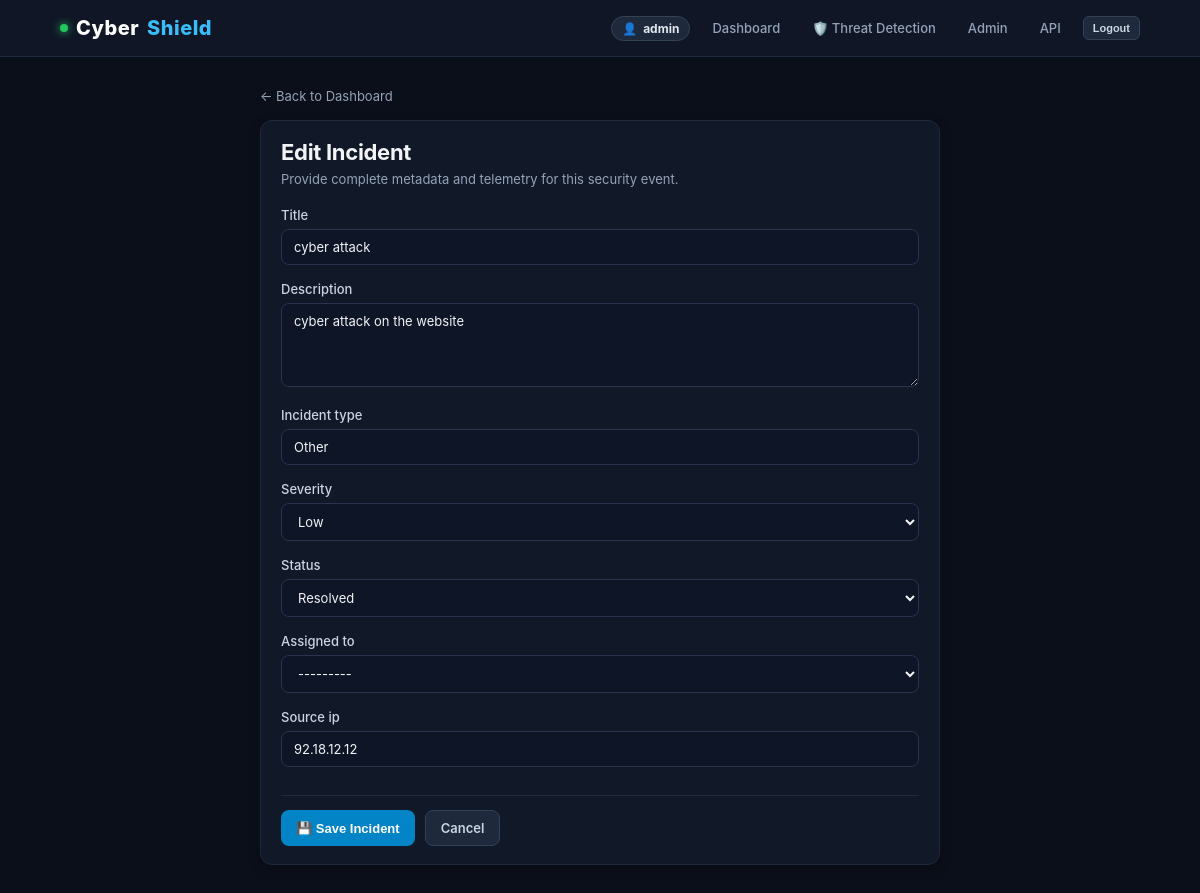
Screenshot of /incidents/4/edit/ (signed in) with the database file from the repository.
### incidents/models.py (models this page shows, shortened)
class Incident(models.Model):
    SEVERITY_CHOICES = [
        ("Critical", "Critical"),
        ("High", "High"),
        ("Medium", "Medium"),
        ("Low", "Low"),
    ]
    STATUS_CHOICES = [
        ("Open", "Open"),
        ("Investigating", "Investigating"),
        ("Resolved", "Resolved"),
    ]
    title = models.CharField(max_length=200)
    description = models.TextField()
    incident_type = models.CharField(max_length=100, default="Other")
    severity = models.CharField(
        max_length=20,
        choices=SEVERITY_CHOICES,
        default="Medium",
    )
    status = models.CharField(
        max_length=20,
        choices=STATUS_CHOICES,
        default="Open",
    )
    source_ip = models.GenericIPAddressField(
        blank=True,
        null=True,
    )
    assigned_to = models.ForeignKey(
        User,
        on_delete=models.SET_NULL,
        null=True,
        blank=True,
        related_name="incidents",
    )
    created_at = models.DateTimeField(auto_now_add=True)
    updated_at = models.DateTimeField(auto_now=True)
    class Meta:
        ordering = ["-created_at"]

### incidents/views.py (the view)
# urls.py: path("incidents/<int:pk>/edit/", incident_edit, name="incident_edit"),
@login_required
def incident_edit(request, pk):
    incident = get_object_or_404(Incident, pk=pk)
    form = IncidentForm(request.POST or None, instance=incident)
    if request.method == "POST" and form.is_valid():
        form.save()
        messages.success(request, f"Incident #{incident.id} updated successfully.")
        return redirect("dashboard")
    return render(
        request,
        "incidents/incident_form.html",
        {"form": form, "heading": "Edit Incident"},
    )

### incidents/forms.py
class IncidentForm(forms.ModelForm):
    class Meta:
        model = Incident
        fields = [
            "title",
            "description",
            "incident_type",
            "severity",
            "status",
            "assigned_to",
            "source_ip",
        ]
        widgets = {
            "title": forms.TextInput(
                attrs={"placeholder": "e.g. Suspicious Login Attempt"}
            ),
            "description": forms.Textarea(
                attrs={"rows": 4, "placeholder": "Incident details..."}
            ),
            "incident_type": forms.TextInput(
                attrs={"placeholder": "e.g. Phishing, Malware, Brute Force"}
            ),
            "source_ip": forms.TextInput(
                attrs={"placeholder": "e.g. 192.168.1.100"}
            ),
        }

### incidents/templates/incidents/incident_form.html (shortened to what this page needs)
{% extends "incidents/base.html" %}
{% block content %}
<div style="max-width: 680px; margin: 10px auto;">
    <a href="{% url 'dashboard' %}" class="muted" style="display: inline-flex; align-items: center; gap: 4px; margin-bottom: 16px;">
        ← Back to Dashboard
    </a>
    <div class="panel">
        <h1 style="font-size: 22px;">{{ heading }}</h1>
        <p class="muted" style="margin-bottom: 20px;">Provide complete metadata and telemetry for this security event.</p>
        <form method="post" class="form-grid">
            {% for field in form %}
            <div class="field">
                <label for="{{ field.id_for_label }}">{{ field.label }}</label>
                {{ field }}
            </div>
            {% endfor %}
            <div style="display:flex; gap:10px; margin-top:12px; padding-top:14px; border-top:1px solid #1f293d;">
                <button type="submit" class="btn">💾 Save Incident</button>
                <a href="{% url 'dashboard' %}" class="btn secondary">Cancel</a>
            </div>
        </form>
    </div>
</div>
{% endblock %}

### incidents/templates/incidents/base.html (shortened to what this page needs)
<!DOCTYPE html>
<html lang="en">
<head>
</head>
<body>
    <header class="topbar">
        <a href="{% url 'dashboard' %}" class="brand">
            <span class="pulse-dot" title="SOC Active"></span>
            Cyber<span>Shield</span>
        </a>
        {% if user.is_authenticated %}
        <nav class="nav">
            <span class="user-tag">👤 <strong>{{ user.username }}</strong></span>
            <a href="{% url 'dashboard' %}">Dashboard</a>
            <a href="{% url 'threat_detection' %}">🛡️ Threat Detection</a>
            <a href="/admin/">Admin</a>
            <a href="/api/incidents/">API</a>
            <form method="post" action="{% url 'logout' %}" style="display:inline; margin:0;">
                <button class="btn secondary sm" type="submit">Logout</button>
            </form>
        </nav>
        {% endif %}
    </header>
    <main class="container">
        {% block content %}{% endblock %}
    </main>
</body>
</html>

### incidents/templates/incidents/base.html (style rules this page uses)
:root { --bg: #0b0f19; --panel: #111827; --panel-border: #1f293d; --text: #f3f4f6; --text-muted: #94a3b8; --accent: #38bdf8; --accent-hover: #0284c7; }
* { box-sizing: border-box; }
body { margin: 0; background: var(--bg); color: var(--text); font-family: -apple-system, BlinkMacSystemFont, "Segoe UI", Roboto, "Helvetica Neue", Arial, sans-serif; -webkit-font-smoothing: antialiased; }
a { color: var(--accent); text-decoration: none; transition: color 0.15s; }
.topbar { display: flex; justify-content: space-between; align-items: center; padding: 14px 5%; background: rgba(17, 24, 39, 0.95); backdrop-filter: blur(8px); border-bottom: 1px solid var(--panel-border); position: sticky; top: 0; z-index: 100; }
.brand { display: flex; align-items: center; gap: 8px; font-size: 20px; font-weight: 800; letter-spacing: 0.5px; color: #fff; }
.brand span { color: var(--accent); }
.pulse-dot { width: 8px; height: 8px; border-radius: 50%; background: #22c55e; box-shadow: 0 0 8px #22c55e; display: inline-block; }
.nav { display: flex; gap: 12px; align-items: center; }
.nav a { color: var(--text-muted); font-size: 13px; font-weight: 500; padding: 6px 10px; border-radius: 6px; }
.user-tag { font-size: 12px; color: var(--text-muted); background: #1e293b; padding: 4px 10px; border-radius: 20px; border: 1px solid #334155; display: inline-flex; align-items: center; gap: 6px; }
.user-tag strong { color: #e2e8f0; }
.container { max-width: 1280px; margin: 28px auto; padding: 0 20px; }
h1 { margin: 0 0 6px; font-size: 26px; font-weight: 700; letter-spacing: -0.3px; }
.muted { color: var(--text-muted); font-size: 13px; margin: 0; }
.stat, .panel { background: var(--panel); border: 1px solid var(--panel-border); border-radius: 12px; padding: 18px 20px; box-shadow: 0 4px 12px rgba(0, 0, 0, 0.25); }
input, select, textarea { padding: 9px 12px; border-radius: 8px; background: #0d1526; color: var(--text); border: 1px solid #29354d; font: inherit; font-size: 13px; outline: none; transition: border-color 0.15s, box-shadow 0.15s; width: 100%; }
.btn { display: inline-flex; align-items: center; gap: 6px; padding: 9px 15px; border-radius: 8px; border: 0; cursor: pointer; font-weight: 600; font-size: 13px; background: #0284c7; color: #fff; transition: background 0.15s, transform 0.05s; }
.btn.secondary { background: #1e293b; color: #cbd5e1; border: 1px solid #334155; }
.btn.sm { padding: 5px 9px; font-size: 11px; border-radius: 6px; }
.form-grid { display: grid; gap: 16px; }
.field label { display: block; margin-bottom: 6px; font-size: 13px; font-weight: 500; color: #cbd5e1; }

### rows the page displays
Incident: form "cyber attack" "cyber attack on the website" "Other" "Low" "Resolved" "---------" "92.18.12.12"

### other values shown
{{ user.username }} "admin"
{{ heading }} "Edit Incident"
{{ field.label }} "Title" "Description" "Incident type" "Severity" "Status" "Assigned to" "Source ip"
